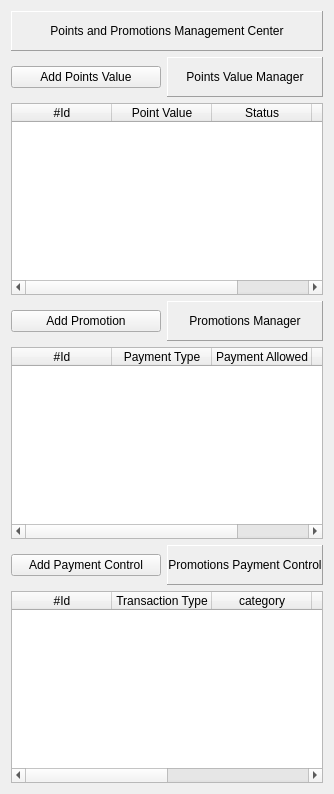
        <widget class="QWidget" name="prom_manager">
         <layout class="QVBoxLayout" name="verticalLayout_5">
          <item>
           <widget class="QLabel" name="label_197">
            <property name="minimumSize">
             <size>
              <width>0</width>
              <height>40</height>
             </size>
            </property>
            <property name="styleSheet">
             <string notr="true"/>
            </property>
            <property name="frameShape">
             <enum>QFrame::Panel</enum>
            </property>
            <property name="frameShadow">
             <enum>QFrame::Raised</enum>
            </property>
            <property name="text">
             <string>Points and Promotions Management Center</string>
            </property>
            <property name="alignment">
             <set>Qt::AlignCenter</set>
            </property>
           </widget>
          </item>
          <item>
           <layout class="QHBoxLayout" name="horizontalLayout_42">
            <item>
             <widget class="QPushButton" name="btn_add_points_value">
              <property name="minimumSize">
               <size>
                <width>150</width>
                <height>0</height>
               </size>
              </property>
              <property name="maximumSize">
               <size>
                <width>150</width>
                <height>16777215</height>
               </size>
              </property>
              <property name="text">
               <string>Add Points Value</string>
              </property>
              <property name="icon">
               <iconset>
                <normaloff>:/finishing/add.png</normaloff>:/finishing/add.png</iconset>
              </property>
              <property name="iconSize">
               <size>
                <width>32</width>
                <height>32</height>
               </size>
              </property>
             </widget>
            </item>
            <item>
             <widget class="QLabel" name="label_198">
              <property name="minimumSize">
               <size>
                <width>0</width>
                <height>40</height>
               </size>
              </property>
              <property name="styleSheet">
               <string notr="true"/>
              </property>
              <property name="frameShape">
               <enum>QFrame::Panel</enum>
              </property>
              <property name="frameShadow">
               <enum>QFrame::Raised</enum>
              </property>
              <property name="text">
               <string>Points Value Manager</string>
              </property>
              <property name="alignment">
               <set>Qt::AlignCenter</set>
              </property>
             </widget>
            </item>
           </layout>
          </item>
          <item>
           <widget class="QTableWidget" name="tw_points_value">
            <column>
             <property name="text">
              <string>#Id</string>
             </property>
            </column>
            <column>
             <property name="text">
              <string>Point Value</string>
             </property>
            </column>
            <column>
             <property name="text">
              <string>Status</string>
             </property>
            </column>
            <column>
             <property name="text">
              <string>View/Edit</string>
             </property>
            </column>
           </widget>
          </item>
          <item>
           <layout class="QHBoxLayout" name="horizontalLayout_30">
            <item>
             <widget class="QPushButton" name="btn_add_injection_2">
              <property name="minimumSize">
               <size>
                <width>150</width>
                <height>0</height>
               </size>
              </property>
              <property name="maximumSize">
               <size>
                <width>150</width>
                <height>16777215</height>
               </size>
              </property>
              <property name="text">
               <string>Add Promotion</string>
              </property>
              <property name="icon">
               <iconset>
                <normaloff>:/finishing/add.png</normaloff>:/finishing/add.png</iconset>
              </property>
              <property name="iconSize">
               <size>
                <width>32</width>
                <height>32</height>
               </size>
              </property>
             </widget>
            </item>
            <item>
             <widget class="QLabel" name="label_196">
              <property name="minimumSize">
               <size>
                <width>0</width>
                <height>40</height>
               </size>
              </property>
              <property name="styleSheet">
               <string notr="true"/>
              </property>
              <property name="frameShape">
               <enum>QFrame::Panel</enum>
              </property>
              <property name="frameShadow">
               <enum>QFrame::Raised</enum>
              </property>
              <property name="text">
               <string>Promotions Manager</string>
              </property>
              <property name="alignment">
               <set>Qt::AlignCenter</set>
              </property>
             </widget>
            </item>
           </layout>
          </item>
          <item>
           <widget class="QTableWidget" name="tw_promo_payments">
            <column>
             <property name="text">
              <string>#Id</string>
             </property>
            </column>
            <column>
             <property name="text">
              <string>Payment Type</string>
             </property>
            </column>
            <column>
             <property name="text">
              <string>Payment Allowed</string>
             </property>
            </column>
            <column>
             <property name="text">
              <string>View/Edit</string>
             </property>
            </column>
           </widget>
          </item>
          <item>
           <layout class="QHBoxLayout" name="horizontalLayout_43">
            <item>
             <widget class="QPushButton" name="btn_add_points_value_2">
              <property name="minimumSize">
               <size>
                <width>150</width>
                <height>0</height>
               </size>
              </property>
              <property name="maximumSize">
               <size>
                <width>150</width>
                <height>16777215</height>
               </size>
              </property>
              <property name="text">
               <string>Add Payment Control</string>
              </property>
              <property name="icon">
               <iconset>
                <normaloff>:/finishing/add.png</normaloff>:/finishing/add.png</iconset>
              </property>
              <property name="iconSize">
               <size>
                <width>32</width>
                <height>32</height>
               </size>
              </property>
             </widget>
            </item>
            <item>
             <widget class="QLabel" name="label_199">
              <property name="minimumSize">
               <size>
                <width>0</width>
                <height>40</height>
               </size>
              </property>
              <property name="styleSheet">
               <string notr="true"/>
              </property>
              <property name="frameShape">
               <enum>QFrame::Panel</enum>
              </property>
              <property name="frameShadow">
               <enum>QFrame::Raised</enum>
              </property>
              <property name="text">
               <string>Promotions Payment Control</string>
              </property>
              <property name="alignment">
               <set>Qt::AlignCenter</set>
              </property>
             </widget>
            </item>
           </layout>
          </item>
          <item>
           <widget class="QTableWidget" name="tw_expenses_transaction_types_2">
            <column>
             <property name="text">
              <string>#Id</string>
             </property>
            </column>
            <column>
             <property name="text">
              <string>Transaction Type</string>
             </property>
            </column>
            <column>
             <property name="text">
              <string>category</string>
             </property>
            </column>
            <column>
             <property name="text">
              <string>Effect</string>
             </property>
            </column>
            <column>
             <property name="text">
              <string>Ceiling</string>
             </property>
            </column>
            <column>
             <property name="text">
              <string>View/Edit</string>
             </property>
            </column>
           </widget>
          </item>
         </layout>
        </widget>
